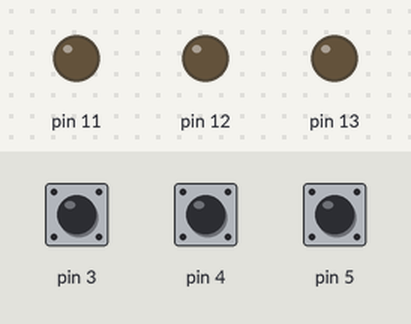
Recording of a sketch running on a simulated Arduino Uno, built with avr-gcc and run on an emulated ATmega328P. On the bench: output pins drawn as LEDs (lit = HIGH). The inputs (shaded band) are chosen by the test bench; at power-on: pin 3 HIGH, pin 4 HIGH, pin 5 HIGH.

Above: at 1.2 s.
1.3 s: pin 3 pulled LOW for 0.15 s
At 1.7 s:
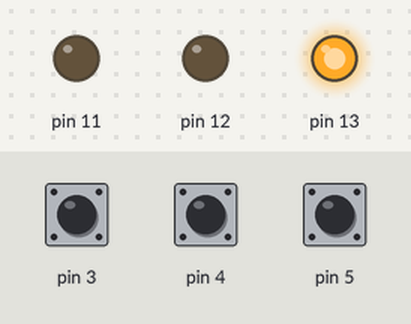
2.9 s: pin 4 pulled LOW for 0.15 s
At 4.1 s:
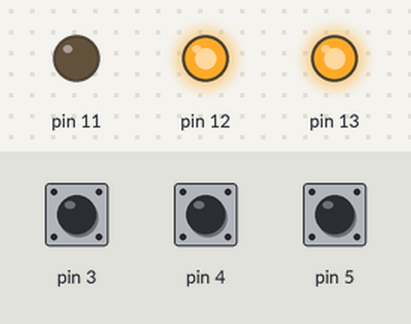
4.5 s: pin 5 pulled LOW for 0.15 s
At 5.3 s:
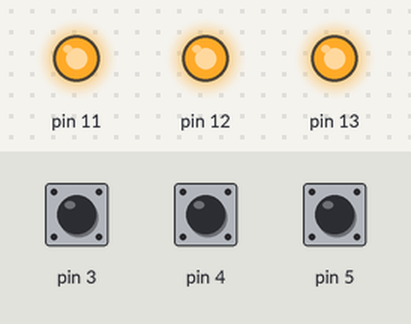
6.1 s: pin 3 pulled LOW for 1 s
At 6.5 s:
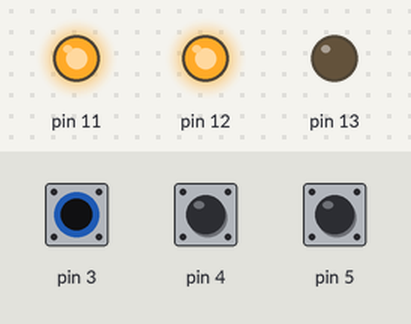
8.6 s: pin 4 pulled LOW for 1 s
At 9.6 s:
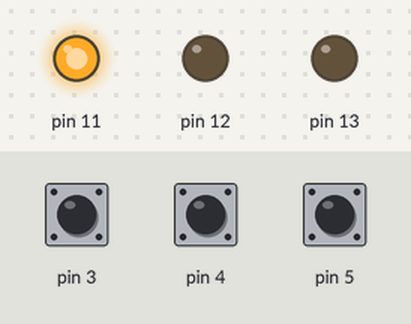
11.1 s: pin 3 pulled LOW for 0.15 s
At 11.5 s:
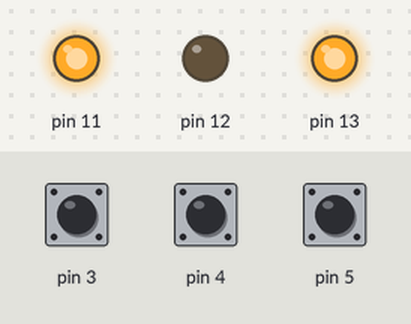
Timing chart, 0 to 13.7 s (numbered marks = the images above; inputs shaded):
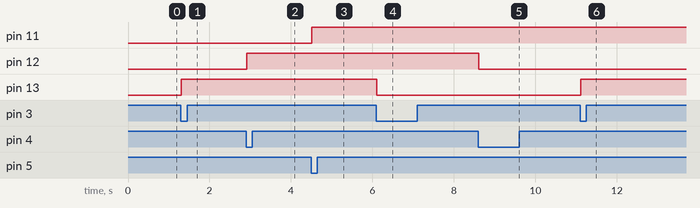

The sketch:

knopki_i_rgb.ino
```cpp
boolean buttonWasUp = true;
boolean ledEnabled = false;
boolean zz = true;
boolean xx = false;
boolean aa = true;
boolean ss = false;
void setup() {
pinMode(13, OUTPUT);
pinMode(3, INPUT_PULLUP);
pinMode(12, OUTPUT);
pinMode(4, INPUT_PULLUP);
pinMode(11, OUTPUT);
pinMode(5, INPUT_PULLUP);
}

void loop() {
boolean buttonIsUp = digitalRead(3);
if (buttonWasUp && !buttonIsUp){
 delay(10);
 buttonIsUp = digitalRead(3);
 if (!buttonIsUp){
 ledEnabled=!ledEnabled;
 digitalWrite(13, ledEnabled);
 }
}
buttonWasUp=buttonIsUp;

boolean daa = digitalRead(4);
if (zz && !daa){
 delay(10);
 daa = digitalRead(4);
 if (!daa){
 xx=!xx;
 digitalWrite(12, xx);
 }
}
zz=daa;

boolean ass = digitalRead(5);
if (aa && !ass){
 delay(10);
 ass = digitalRead(5);
 if (!ass){
 ss=!ss;
 digitalWrite(11, ss);
 }
}
aa=ass;
}
```

Measured:
- after the input at 1.3 s, pin 13: LOW → HIGH at once
- after the input at 2.9 s, pin 12: LOW → HIGH at once
- after the input at 4.5 s, pin 11: LOW → HIGH at once
- after the input at 6.1 s, pin 13: HIGH → LOW at once
- after the input at 8.6 s, pin 12: HIGH → LOW at once
- after the input at 11.1 s, pin 13: LOW → HIGH at once
